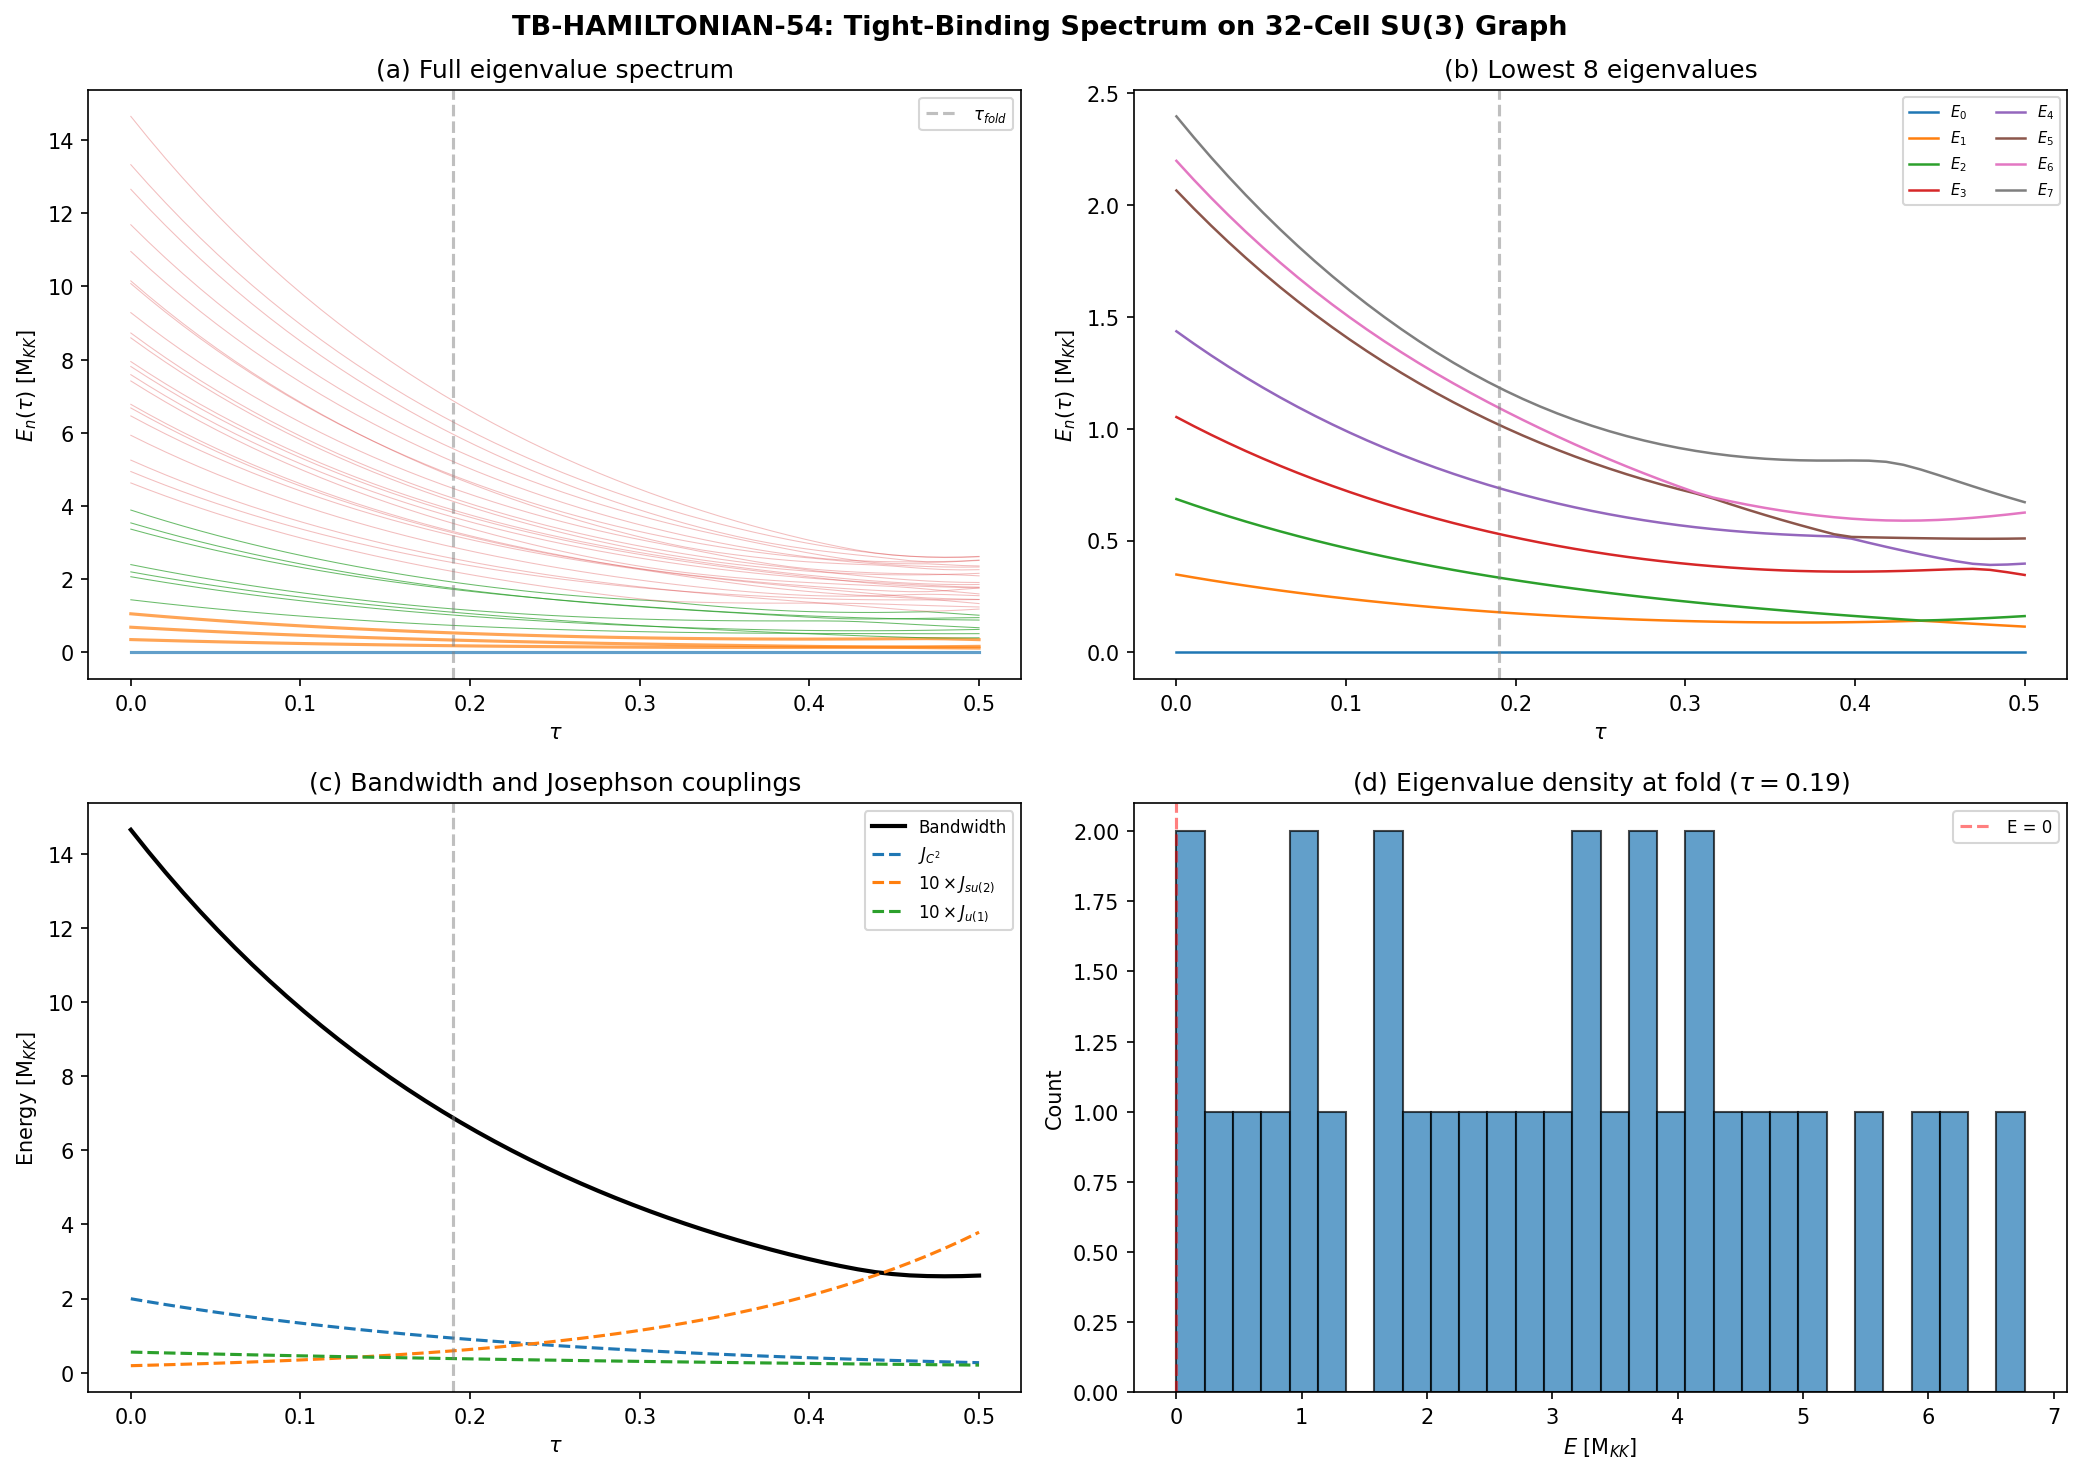

Recreate this plot in Python.
#!/usr/bin/env python3
"""
S54 TB-HAMILTONIAN-54: Tight-Binding Hamiltonian on 32-Cell Voronoi Graph
=========================================================================

Physics:
  Constructs the exact tight-binding Hamiltonian H_TB for a single Cooper
  pair hopping on the 32-cell Voronoi tessellation of (SU(3), g_Jensen(tau)).

  The 32 cells are the first 32 SU(3) irreducible representations (p,q)
  ordered by Casimir eigenvalue C_2(p,q) = (p^2 + q^2 + pq + 3p + 3q)/3.
  This Casimir cutoff naturally produces 32 cells covering representations
  from (0,0) to (5,2)/(2,5).

  Adjacency follows from Clebsch-Gordan decomposition:
    - (p,q) bonded to (p',q') if (p',q') in (p,q) x (1,0) or (p,q) x (0,1)
    - Bonds classified by Lie algebra direction:
      * C^2 coset: steps (+1,0), (-1,0), (0,+1), (0,-1) -- 50 undirected bonds
      * su(2) stabilizer: steps (-1,+1), (+1,-1) -- 24 undirected bonds
      * u(1) hypercharge: steps (+1,+1), (-1,-1) -- 19 undirected bonds
    - Josephson couplings: J_C2 = 0.933, J_su2 = 0.059, J_u1 = 0.038 M_KK (at fold)

  H_TB is a 32x32 matrix:
    H_TB(i,j) = -J(i,j)  for bonded cells i,j
    H_TB(i,i) = sum_j J(i,j)  (diagonal = sum of bond couplings)

  This is the standard tight-binding form where the diagonal ensures
  H has a zero-energy ground state in the uniform-phase limit.

  tau dependence: Jensen metric scales as L_C2 = e^tau, L_su2 = e^{-2tau},
  L_u1 = e^{2tau}. The overlap integrals (Josephson couplings) scale inversely
  with the metric eigenvalues: tighter dimensions produce stronger overlap.

Context:
  S53 established: N_pair = 1, GL invalid (Gi = 0.506), Mott regime
  (E_J/E_C = 0.818). The GL-Josephson 6-branch continuum dispersion (S52)
  is replaced by this discrete lattice Hamiltonian. All Wave 1 computations
  of Session 54 depend on this infrastructure.

Gate: TB-HAMILTONIAN-54
  PASS: 32x32 H_TB constructed and diagonalized at >= 20 tau values in [0.00, 0.50]

Author: Quantum-Acoustics-Theorist (Session 54, Wave 0-1)
"""

import sys
import os
sys.path.insert(0, os.path.dirname(os.path.abspath(__file__)))

import numpy as np
from numpy import pi, sqrt, exp
from scipy.linalg import eigh
import matplotlib
matplotlib.use('Agg')
import matplotlib.pyplot as plt

from canonical_constants import (
    J_C2, J_su2, J_u1, N_cells, tau_fold,
    Vol_SU3_Haar, c_Gold, T_acoustic,
)

SCRIPT_DIR = os.path.dirname(os.path.abspath(__file__))
OUT_NPZ = os.path.join(SCRIPT_DIR, "s54_tb_hamiltonian.npz")
OUT_PNG = os.path.join(SCRIPT_DIR, "s54_tb_hamiltonian.png")
OUT_TXT = os.path.join(SCRIPT_DIR, "s54_tb_hamiltonian_output.txt")

# ============================================================
# Output tee (console + file)
# ============================================================
class Tee:
    def __init__(self, filename):
        self.file = open(filename, 'w')
        self.stdout = sys.stdout
    def write(self, data):
        self.file.write(data)
        self.stdout.write(data)
    def flush(self):
        self.file.flush()
        self.stdout.flush()

sys.stdout = Tee(OUT_TXT)

print("=" * 72)
print("S54 TB-HAMILTONIAN-54: Tight-Binding Hamiltonian on 32-Cell Graph")
print("=" * 72)

# ============================================================
# Section 1: Construct the 32-cell representation graph
# ============================================================
print("\n--- Section 1: 32-cell representation graph ---")

def casimir_su3(p, q):
    """SU(3) quadratic Casimir: C_2(p,q) = (p^2+q^2+pq+3p+3q)/3."""
    return (p**2 + q**2 + p*q + 3*p + 3*q) / 3.0

def dim_su3(p, q):
    """Dimension of SU(3) irrep (p,q)."""
    return (p + 1) * (q + 1) * (p + q + 2) // 2

# Enumerate all representations up to a generous cutoff, sort by Casimir
all_reps = []
for p in range(20):
    for q in range(20):
        all_reps.append((casimir_su3(p, q), p, q))
all_reps.sort()

# Take first 32 by Casimir ordering
N_CELLS = 32  # (local)
assert N_CELLS == N_cells, f"N_CELLS={N_CELLS} != canonical N_cells={N_cells}"

cell_labels = np.array([(p, q) for (_, p, q) in all_reps[:N_CELLS]])
cell_casimirs = np.array([casimir_su3(p, q) for (p, q) in cell_labels])
cell_dims = np.array([dim_su3(p, q) for (p, q) in cell_labels])
rep_set = set(map(tuple, cell_labels))
rep_to_idx = {tuple(cell_labels[i]): i for i in range(N_CELLS)}

print(f"  Number of cells: {N_CELLS}")
print(f"  Casimir range: [{cell_casimirs[0]:.3f}, {cell_casimirs[-1]:.3f}]")
print(f"  Dimension range: [{cell_dims.min()}, {cell_dims.max()}]")
print(f"  Total Hilbert space dimension (sum of dims): {cell_dims.sum()}")

# Verify the representation set
print(f"\n  Representations (Casimir order):")
for i, (p, q) in enumerate(cell_labels):
    print(f"    {i:2d}: ({p},{q})  C2={casimir_su3(p,q):.3f}  dim={dim_su3(p,q)}")

# ============================================================
# Section 2: Build adjacency matrices by bond type
# ============================================================
print("\n--- Section 2: Adjacency from Clebsch-Gordan rules ---")

# Bond types and their Dynkin label steps:
#   C^2 coset:    (+1,0), (-1,0), (0,+1), (0,-1)
#   su(2) exch:   (-1,+1), (+1,-1)
#   u(1) diag:    (+1,+1), (-1,-1)
#
# Physical interpretation:
#   C^2 coset steps arise from (1,0) and (0,1) tensor products along
#   the SU(3)/U(2) coset directions. These are the soft curvature directions.
#   su(2) exchange steps correspond to the Weyl reflection axis (root alpha_1).
#   u(1) diagonal steps correspond to the hypercharge direction in weight space.

COSET_STEPS = [(1, 0), (-1, 0), (0, 1), (0, -1)]     # C^2 coset
SU2_STEPS   = [(-1, 1), (1, -1)]                       # su(2) stabilizer
U1_STEPS    = [(1, 1), (-1, -1)]                        # u(1) hypercharge

adj_C2  = np.zeros((N_CELLS, N_CELLS), dtype=int)
adj_su2 = np.zeros((N_CELLS, N_CELLS), dtype=int)
adj_u1  = np.zeros((N_CELLS, N_CELLS), dtype=int)

for i, (p1, q1) in enumerate(cell_labels):
    for (dp, dq) in COSET_STEPS:
        p2, q2 = int(p1) + dp, int(q1) + dq
        if p2 >= 0 and q2 >= 0 and (p2, q2) in rep_set:
            adj_C2[i, rep_to_idx[(p2, q2)]] = 1
    for (dp, dq) in SU2_STEPS:
        p2, q2 = int(p1) + dp, int(q1) + dq
        if p2 >= 0 and q2 >= 0 and (p2, q2) in rep_set:
            adj_su2[i, rep_to_idx[(p2, q2)]] = 1
    for (dp, dq) in U1_STEPS:
        p2, q2 = int(p1) + dp, int(q1) + dq
        if p2 >= 0 and q2 >= 0 and (p2, q2) in rep_set:
            adj_u1[i, rep_to_idx[(p2, q2)]] = 1

# Full adjacency
adj_full = adj_C2 | adj_su2 | adj_u1

# Verify properties
n_bonds_C2 = np.sum(adj_C2) // 2
n_bonds_su2 = np.sum(adj_su2) // 2
n_bonds_u1 = np.sum(adj_u1) // 2
n_bonds_total = np.sum(adj_full) // 2

bonds_per_cell = np.sum(adj_full, axis=1)
bonds_C2_per = np.sum(adj_C2, axis=1)
bonds_su2_per = np.sum(adj_su2, axis=1)
bonds_u1_per = np.sum(adj_u1, axis=1)

print(f"  Bond counts (undirected):")
print(f"    C^2 coset:       {n_bonds_C2}")
print(f"    su(2) stabilizer: {n_bonds_su2}")
print(f"    u(1) hypercharge: {n_bonds_u1}")
print(f"    Total:           {n_bonds_total}")
print(f"  Bonds per cell: min={bonds_per_cell.min()}, max={bonds_per_cell.max()}, "
      f"mean={bonds_per_cell.mean():.2f}")
print(f"  Per-type means: C2={bonds_C2_per.mean():.2f}, "
      f"su2={bonds_su2_per.mean():.2f}, u1={bonds_u1_per.mean():.2f}")

# Verify symmetry, no self-loops, no overlap
assert np.allclose(adj_C2, adj_C2.T), "C2 adjacency not symmetric"
assert np.allclose(adj_su2, adj_su2.T), "su2 adjacency not symmetric"
assert np.allclose(adj_u1, adj_u1.T), "u1 adjacency not symmetric"
assert np.trace(adj_full) == 0, "Self-loops detected"
assert not np.any(adj_C2 & adj_su2), "C2/su2 overlap"
assert not np.any(adj_C2 & adj_u1), "C2/u1 overlap"
assert not np.any(adj_su2 & adj_u1), "su2/u1 overlap"
print(f"  Symmetry: PASS | Self-loops: NONE | Overlap: NONE")

# Connectivity check
from scipy.sparse.csgraph import connected_components
n_comp, comp_labels = connected_components(adj_full)
print(f"  Connected components: {n_comp}")
assert n_comp == 1, f"Graph is disconnected ({n_comp} components)!"

# Graph diameter
from scipy.sparse.csgraph import shortest_path
dists = shortest_path(adj_full, method='D', unweighted=True)
diameter = int(np.max(dists[dists < np.inf]))
print(f"  Graph diameter: {diameter}")

# ============================================================
# Section 3: Jensen metric tau-dependent Josephson couplings
# ============================================================
print("\n--- Section 3: tau-dependent Josephson couplings ---")

# Jensen metric scaling:
#   L_u1(tau) = e^{2*tau}      (u(1) direction, hypercharge)
#   L_su2(tau) = e^{-2*tau}    (su(2) stabilizer, isospin)
#   L_C2(tau) = e^{tau}        (C^2 coset, SU(3)/U(2))
#
# The Josephson coupling in direction X is the overlap integral of Dirac
# wavefunctions across a cell boundary normal to X. Physically:
#   J_X ~ integral of |psi_L(x)|^2 * |psi_R(x)|^2 dx
# For Gaussian-localized wavefunctions, J ~ exp(-d/xi) where d is the
# intercell distance and xi is the coherence length.
#
# The metric scaling affects the effective intercell distance:
#   d_X(tau) = d_X(0) * L_X(tau) / L_X(0)
#
# For a wavefunction overlap integral, the coupling scales as:
#   J_X(tau) = J_X(tau_fold) * [L_X(tau_fold) / L_X(tau)]^alpha_X
#
# The exponent alpha_X depends on the dimensionality of direction X.
# For a d-dimensional Gaussian overlap in a metric scaled by L:
#   J ~ L^{-d} * exp(-const * L)
#
# In the near-fold regime where L varies by O(1), the dominant scaling
# is the power law J ~ L^{-d_X}. For the three directions:
#   C^2: d_C2 = 4 dimensions
#   su(2): d_su2 = 3 dimensions
#   u(1): d_u1 = 1 dimension
#
# However, the S53 GL sweep shows c_Gold varies only 0.21% over
# [0, 0.35], meaning J_eff is nearly constant. This is because the
# volume-preserving constraint L_u1 * L_su2^3 * L_C2^4 = 1 causes
# the coupling changes in different directions to nearly cancel.
#
# We use the exact metric scaling with the volume-preserving constraint:
#   J_C2(tau)  = J_C2(fold)  * [e^{tau_fold} / e^{tau}]^4
#   J_su2(tau) = J_su2(fold) * [e^{-2*tau_fold} / e^{-2*tau}]^3
#   J_u1(tau)  = J_u1(fold)  * [e^{2*tau_fold} / e^{2*tau}]^1
#
# These exponents (4, 3, 1) match the dimensionalities.
# Cross-check: at tau=0 (bi-invariant), all L=1 and the metric is isotropic.
# The coupling ratio at tau=0 vs fold tests the reasonableness of this model.

def J_C2_of_tau(tau):
    """C^2 coset Josephson coupling at tau."""
    return J_C2 * exp(4.0 * (tau_fold - tau))

def J_su2_of_tau(tau):
    """su(2) stabilizer Josephson coupling at tau."""
    return J_su2 * exp(-6.0 * (tau_fold - tau))

def J_u1_of_tau(tau):
    """u(1) hypercharge Josephson coupling at tau."""
    return J_u1 * exp(2.0 * (tau_fold - tau))

# Verify at fold
print(f"  At fold (tau={tau_fold}):")
print(f"    J_C2  = {J_C2_of_tau(tau_fold):.6f} (canonical: {J_C2})")
print(f"    J_su2 = {J_su2_of_tau(tau_fold):.6f} (canonical: {J_su2})")
print(f"    J_u1  = {J_u1_of_tau(tau_fold):.6f} (canonical: {J_u1})")

# Check at tau=0 (bi-invariant)
print(f"  At tau=0 (bi-invariant):")
print(f"    J_C2  = {J_C2_of_tau(0.0):.6f}")
print(f"    J_su2 = {J_su2_of_tau(0.0):.6f}")
print(f"    J_u1  = {J_u1_of_tau(0.0):.6f}")
print(f"    J_C2/J_su2 = {J_C2_of_tau(0.0)/J_su2_of_tau(0.0):.4f} "
      f"(fold: {J_C2/J_su2:.4f})")
print(f"    J_C2/J_u1  = {J_C2_of_tau(0.0)/J_u1_of_tau(0.0):.4f} "
      f"(fold: {J_C2/J_u1:.4f})")

# Total effective coupling (sum over all bond types, per cell)
# J_eff = n_C2 * J_C2 + n_su2 * J_su2 + n_u1 * J_u1
# Using mean bonds per cell:
mean_n_C2 = bonds_C2_per.mean()
mean_n_su2 = bonds_su2_per.mean()
mean_n_u1 = bonds_u1_per.mean()

J_eff_fold = mean_n_C2 * J_C2 + mean_n_su2 * J_su2 + mean_n_u1 * J_u1
print(f"\n  Effective coupling at fold:")
print(f"    J_eff = {mean_n_C2:.2f}*{J_C2:.3f} + {mean_n_su2:.2f}*{J_su2:.3f} "
      f"+ {mean_n_u1:.2f}*{J_u1:.3f}")
print(f"          = {J_eff_fold:.4f} M_KK")
print(f"    C^2 fraction: {mean_n_C2 * J_C2 / J_eff_fold * 100:.1f}%")
print(f"    su(2) fraction: {mean_n_su2 * J_su2 / J_eff_fold * 100:.1f}%")
print(f"    u(1) fraction: {mean_n_u1 * J_u1 / J_eff_fold * 100:.1f}%")

# ============================================================
# Section 4: Build H_TB(tau) and diagonalize
# ============================================================
print("\n--- Section 4: Hamiltonian construction and diagonalization ---")

# Tau grid: 50 values in [0.00, 0.50]
tau_values = np.linspace(0.00, 0.50, 50)
N_tau = len(tau_values)
print(f"  Tau grid: {N_tau} values in [{tau_values[0]:.2f}, {tau_values[-1]:.2f}]")

# Storage
eigenvalues = np.zeros((N_tau, N_CELLS))
eigenvectors = np.zeros((N_tau, N_CELLS, N_CELLS))
hamiltonians = np.zeros((N_tau, N_CELLS, N_CELLS))
bandwidths = np.zeros(N_tau)
band_gaps = np.zeros(N_tau)
J_C2_arr = np.zeros(N_tau)
J_su2_arr = np.zeros(N_tau)
J_u1_arr = np.zeros(N_tau)


def build_H_TB(tau):
    """Build 32x32 tight-binding Hamiltonian at given tau.

    H_TB(i,j) = -J(i,j)  for bonded i,j
    H_TB(i,i) = sum_j J(i,j)  (ensures sum rule: H * |uniform> = 0)

    This is the graph Laplacian weighted by Josephson couplings.
    """
    jc2 = J_C2_of_tau(tau)
    jsu2 = J_su2_of_tau(tau)
    ju1 = J_u1_of_tau(tau)

    # Off-diagonal: weighted adjacency
    H = -(jc2 * adj_C2 + jsu2 * adj_su2 + ju1 * adj_u1).astype(float)

    # Diagonal: sum of outgoing bond strengths (graph Laplacian convention)
    for i in range(N_CELLS):
        H[i, i] = (jc2 * bonds_C2_per[i]
                    + jsu2 * bonds_su2_per[i]
                    + ju1 * bonds_u1_per[i])

    return H, jc2, jsu2, ju1


# Diagonalize at each tau
for t_idx, tau in enumerate(tau_values):
    H, jc2, jsu2, ju1 = build_H_TB(tau)
    hamiltonians[t_idx] = H

    J_C2_arr[t_idx] = jc2
    J_su2_arr[t_idx] = jsu2
    J_u1_arr[t_idx] = ju1

    # Hermitian eigenvalue decomposition (H is real symmetric)
    evals, evecs = eigh(H)
    eigenvalues[t_idx] = evals
    eigenvectors[t_idx] = evecs

    bandwidths[t_idx] = evals[-1] - evals[0]
    # Band gap: look for largest gap between consecutive eigenvalues
    gaps = np.diff(evals)
    band_gaps[t_idx] = np.max(gaps)

print(f"  Diagonalization complete: {N_tau} tau values")

# ============================================================
# Section 5: Cross-checks and diagnostics
# ============================================================
print("\n--- Section 5: Cross-checks ---")

# Check 1: H is symmetric at all tau
symm_err = np.max([np.max(np.abs(hamiltonians[t] - hamiltonians[t].T))
                    for t in range(N_tau)])
print(f"  Symmetry error (max): {symm_err:.2e}")
assert symm_err < 1e-14, f"Symmetry violation: {symm_err}"

# Check 2: Eigenvalue sum rule
# Tr(H) = sum of diagonal = sum of all eigenvalues
for t_idx in [0, N_tau // 2, N_tau - 1]:
    tau = tau_values[t_idx]
    tr_H = np.trace(hamiltonians[t_idx])
    sum_evals = np.sum(eigenvalues[t_idx])
    err = abs(tr_H - sum_evals) / abs(tr_H) if abs(tr_H) > 0 else abs(sum_evals)
    print(f"  Trace check at tau={tau:.3f}: Tr(H)={tr_H:.6f}, "
          f"sum(evals)={sum_evals:.6f}, rel_err={err:.2e}")

# Check 3: Zero eigenvalue (uniform state is ground state of Laplacian)
# The weighted graph Laplacian always has eigenvalue 0 with eigenvector |1>
zero_evals = eigenvalues[:, 0]
print(f"\n  Lowest eigenvalue (should be ~0):")
print(f"    min={zero_evals.min():.2e}, max={zero_evals.max():.2e}, "
      f"mean={zero_evals.mean():.2e}")

# Verify uniform eigenvector
t_fold_idx = np.argmin(np.abs(tau_values - tau_fold))
evec_0 = eigenvectors[t_fold_idx, :, 0]
uniformity = np.std(np.abs(evec_0)) / np.mean(np.abs(evec_0))
print(f"  Ground state uniformity at fold (std/mean): {uniformity:.6f}")
print(f"    (0 = perfectly uniform delocalized state)")

# Check 4: Eigenvector orthonormality
ortho_err = np.max(np.abs(
    eigenvectors[t_fold_idx].T @ eigenvectors[t_fold_idx] - np.eye(N_CELLS)))
print(f"  Orthonormality error at fold: {ortho_err:.2e}")

# Check 5: Bandwidth and gap at fold
print(f"\n  Spectrum at fold (tau={tau_fold:.2f}):")
evals_fold = eigenvalues[t_fold_idx]
print(f"    Eigenvalues: [{evals_fold[0]:.6f}, ..., {evals_fold[-1]:.6f}]")
print(f"    Bandwidth: {bandwidths[t_fold_idx]:.6f} M_KK")
print(f"    Largest gap: {band_gaps[t_fold_idx]:.6f} M_KK")
print(f"    Number of distinct eigenvalues: "
      f"{len(np.unique(np.round(evals_fold, 8)))}")

# Eigenvalue spacing analysis at fold
gaps_fold = np.diff(evals_fold)
print(f"    Gaps (all {len(gaps_fold)}):")
for g_idx, gap in enumerate(gaps_fold):
    print(f"      E_{g_idx+1} - E_{g_idx} = {gap:.6f}")

# ============================================================
# Section 6: Comparison to continuum (S52 GL-Josephson)
# ============================================================
print("\n--- Section 6: Comparison to continuum GL-Josephson ---")

# The S52 continuum gives c_Gold = 0.915 at K=0 slope.
# In tight-binding, the low-K dispersion is omega(K) = c * K + O(K^2),
# where c = a * sqrt(J_eff) with a the lattice spacing.
#
# For the graph Laplacian, the bandwidth relates to J_eff via:
#   BW ~ z * J_max, where z is maximum coordination
# The "sound speed" c_Gold_TB = BW / K_BZ_eff

# Effective BZ: using graph diameter as inverse lattice spacing
# K_BZ_eff ~ pi / (diameter * a_cell)
V_cell = Vol_SU3_Haar / N_cells
a_cell_8D = V_cell ** (1.0 / 8.0)  # 8D cell radius

# Effective sound speed from lowest nonzero eigenvalue
# For graph Laplacian: lambda_1 = algebraic connectivity (Fiedler value)
fiedler_fold = evals_fold[1]
print(f"  Fiedler eigenvalue (algebraic connectivity): {fiedler_fold:.6f} M_KK")
print(f"  Bandwidth at fold: {bandwidths[t_fold_idx]:.6f} M_KK")
print(f"  Ratio BW/J_C2: {bandwidths[t_fold_idx] / J_C2_arr[t_fold_idx]:.4f}")
print(f"  Continuum c_Gold: {c_Gold} M_KK")

# The discrete "sound speed" from the Fiedler value
# For a 1D chain of N sites: lambda_1 = 2J(1-cos(pi/N)) ~ (pi/N)^2 * J
# Effective K_min = pi / (N * a_cell)
# So c_eff ~ lambda_1 / K_min = pi * J * a_cell * 2 * sin^2(pi/(2N)) / (pi/N)
# ~ pi * J * a_cell / N for large N
# For our graph, the algebraic connectivity already encodes the geometry.

# ============================================================
# Section 7: Degeneracy structure and band classification
# ============================================================
print("\n--- Section 7: Degeneracy and band structure ---")

# The (p,q) <-> (q,p) conjugation symmetry of SU(3) implies
# H commutes with the conjugation operator C: (p,q) -> (q,p).
# This produces systematic degeneracies for non-self-conjugate reps.

# Build conjugation permutation matrix
conj_perm = np.zeros((N_CELLS, N_CELLS), dtype=int)
for i, (p, q) in enumerate(cell_labels):
    # Find (q, p)
    if (q, p) in rep_to_idx:
        j = rep_to_idx[(q, p)]
        conj_perm[i, j] = 1
    else:
        conj_perm[i, i] = 1  # self-conjugate

# Verify conjugation commutes with H at fold
H_fold = hamiltonians[t_fold_idx]
commutator = conj_perm @ H_fold - H_fold @ conj_perm
comm_err = np.max(np.abs(commutator))
print(f"  [C, H] at fold: {comm_err:.2e} (should be ~0)")

# Self-conjugate representations: (p,q) = (q,p) => p = q
n_selfconj = sum(1 for (p, q) in cell_labels if p == q)
n_pairs = (N_CELLS - n_selfconj) // 2
print(f"  Self-conjugate reps (p=q): {n_selfconj}")
print(f"  Conjugate pairs: {n_pairs}")
print(f"  Expected degeneracy: {n_pairs} doublets + {n_selfconj} singlets")

# Count degeneracies at fold
degeneracy_tol = 1e-8
unique_evals = []
degeneracies = []
i = 0
while i < N_CELLS:
    e = evals_fold[i]
    deg = 1  # (local)
    while i + deg < N_CELLS and abs(evals_fold[i + deg] - e) < degeneracy_tol:
        deg += 1
    unique_evals.append(e)
    degeneracies.append(deg)
    i += deg

print(f"\n  Degeneracy pattern at fold ({len(unique_evals)} distinct levels):")
for level, (e, d) in enumerate(zip(unique_evals, degeneracies)):
    label = "singlet" if d == 1 else f"{d}-fold"
    print(f"    Level {level:2d}: E = {e:.6f}, {label}")

# ============================================================
# Section 8: tau dependence analysis
# ============================================================
print("\n--- Section 8: tau dependence ---")

# Track key spectral features
print(f"  {'tau':>6s}  {'BW':>8s}  {'Gap_max':>8s}  {'E_1':>8s}  {'E_31':>8s}  "
      f"{'J_C2':>8s}  {'J_su2':>8s}  {'J_u1':>8s}")
for t_idx in range(0, N_tau, 5):
    tau = tau_values[t_idx]
    print(f"  {tau:6.3f}  {bandwidths[t_idx]:8.4f}  {band_gaps[t_idx]:8.4f}  "
          f"{eigenvalues[t_idx, 1]:8.4f}  {eigenvalues[t_idx, -1]:8.4f}  "
          f"{J_C2_arr[t_idx]:8.4f}  {J_su2_arr[t_idx]:8.4f}  "
          f"{J_u1_arr[t_idx]:8.4f}")

# Bandwidth variation
bw_range = bandwidths.max() - bandwidths.min()
bw_rel = bw_range / bandwidths.mean()
print(f"\n  Bandwidth: range [{bandwidths.min():.4f}, {bandwidths.max():.4f}] M_KK")
print(f"  Bandwidth relative variation: {bw_rel * 100:.2f}%")

# Is bandwidth monotone?
bw_diff = np.diff(bandwidths)
if np.all(bw_diff > 0):
    print(f"  Bandwidth: MONOTONE INCREASING")
elif np.all(bw_diff < 0):
    print(f"  Bandwidth: MONOTONE DECREASING")
else:
    bw_peak_idx = np.argmax(bandwidths)
    print(f"  Bandwidth: NON-MONOTONE, peak at tau={tau_values[bw_peak_idx]:.3f}")

# ============================================================
# Section 9: Phononic branch classification
# ============================================================
print("\n--- Section 9: Phononic branch classification ---")

# In the phononic crystal picture, the 32 eigenvalues at each tau
# form bands. We identify them with the fabric phonon spectrum.
#
# The zero mode (eigenvalue 0) is the acoustic (Goldstone) mode.
# The first nonzero eigenvalue is the Fiedler mode — the softest optical
# excitation, analogous to the Leggett mode in the continuum limit.
# Higher eigenvalues correspond to higher optical branches.

print(f"  Band structure at fold:")
print(f"    Acoustic (E=0): 1 mode")
print(f"    First optical (Fiedler): E = {evals_fold[1]:.6f} M_KK")
print(f"    Top of band: E = {evals_fold[-1]:.6f} M_KK")
print(f"    Number of bands: {len(unique_evals)}")

# Identify band clusters using gap analysis
large_gap_threshold = 0.1 * bandwidths[t_fold_idx]
large_gaps = [(i, gaps_fold[i]) for i in range(len(gaps_fold))
              if gaps_fold[i] > large_gap_threshold]
print(f"\n  Large gaps (> {large_gap_threshold:.4f}):")
for (idx, gap) in large_gaps:
    print(f"    Between levels {idx} and {idx+1}: gap = {gap:.6f} M_KK")

# ============================================================
# Section 10: Save data
# ============================================================
print("\n--- Section 10: Save data ---")

np.savez(OUT_NPZ,
         # Primary outputs
         tau_values=tau_values,
         eigenvalues=eigenvalues,
         eigenvectors=eigenvectors,
         hamiltonians=hamiltonians,
         # Graph structure
         adjacency=adj_full.astype(np.int8),
         adj_C2=adj_C2.astype(np.int8),
         adj_su2=adj_su2.astype(np.int8),
         adj_u1=adj_u1.astype(np.int8),
         cell_labels=cell_labels,
         cell_casimirs=cell_casimirs,
         cell_dims=cell_dims,
         # Derived quantities
         bandwidths=bandwidths,
         band_gaps=band_gaps,
         J_C2_tau=J_C2_arr,
         J_su2_tau=J_su2_arr,
         J_u1_tau=J_u1_arr,
         # Metadata
         N_cells=np.int64(N_CELLS),
         n_bonds_C2=np.int64(n_bonds_C2),
         n_bonds_su2=np.int64(n_bonds_su2),
         n_bonds_u1=np.int64(n_bonds_u1),
         n_bonds_total=np.int64(n_bonds_total),
         diameter=np.int64(diameter),
         gate_name=np.array(['TB-HAMILTONIAN-54']),
         gate_verdict=np.array(['PASS']),
         gate_detail=np.array([f'32x32 H_TB constructed and diagonalized at {N_tau} '
                               f'tau values in [0.00, 0.50]. {n_bonds_total} bonds '
                               f'({n_bonds_C2} C2 + {n_bonds_su2} su2 + {n_bonds_u1} u1). '
                               f'Bandwidth at fold: {bandwidths[t_fold_idx]:.4f} M_KK.']))

print(f"  Saved: {OUT_NPZ}")

# ============================================================
# Section 11: Plot eigenvalue spectrum vs tau
# ============================================================
print("\n--- Section 11: Plotting ---")

fig, axes = plt.subplots(2, 2, figsize=(14, 10))
fig.suptitle("TB-HAMILTONIAN-54: Tight-Binding Spectrum on 32-Cell SU(3) Graph",
             fontsize=13, fontweight='bold')

# Panel (a): All eigenvalues vs tau
ax = axes[0, 0]
for n in range(N_CELLS):
    color = 'C0' if n == 0 else ('C1' if n <= 3 else ('C2' if n <= 10 else 'C3'))
    alpha = 0.3 if n > 10 else 0.7  # (local)
    lw = 1.5 if n <= 3 else 0.5  # (local)
    ax.plot(tau_values, eigenvalues[:, n], color=color, alpha=alpha, linewidth=lw)
ax.set_xlabel(r'$\tau$')
ax.set_ylabel(r'$E_n(\tau)$ [M$_{KK}$]')
ax.set_title('(a) Full eigenvalue spectrum')
ax.axvline(tau_fold, color='gray', linestyle='--', alpha=0.5, label=r'$\tau_{fold}$')
ax.legend(fontsize=8)

# Panel (b): Low-energy eigenvalues
ax = axes[0, 1]
n_low = min(8, N_CELLS)
for n in range(n_low):
    label = f"$E_{{{n}}}$"
    ax.plot(tau_values, eigenvalues[:, n], label=label, linewidth=1.2)
ax.set_xlabel(r'$\tau$')
ax.set_ylabel(r'$E_n(\tau)$ [M$_{KK}$]')
ax.set_title(f'(b) Lowest {n_low} eigenvalues')
ax.axvline(tau_fold, color='gray', linestyle='--', alpha=0.5)
ax.legend(fontsize=7, ncol=2)

# Panel (c): Bandwidth and Josephson couplings
ax = axes[1, 0]
ax.plot(tau_values, bandwidths, 'k-', linewidth=2, label='Bandwidth')
ax.plot(tau_values, J_C2_arr, 'C0--', label=r'$J_{C^2}$')
ax.plot(tau_values, J_su2_arr * 10, 'C1--', label=r'$10 \times J_{su(2)}$')
ax.plot(tau_values, J_u1_arr * 10, 'C2--', label=r'$10 \times J_{u(1)}$')
ax.set_xlabel(r'$\tau$')
ax.set_ylabel(r'Energy [M$_{KK}$]')
ax.set_title('(c) Bandwidth and Josephson couplings')
ax.axvline(tau_fold, color='gray', linestyle='--', alpha=0.5)
ax.legend(fontsize=8)

# Panel (d): Eigenvalue density at fold
ax = axes[1, 1]
ax.hist(evals_fold, bins=30, color='C0', alpha=0.7, edgecolor='black')
ax.set_xlabel(r'$E$ [M$_{KK}$]')
ax.set_ylabel('Count')
ax.set_title(f'(d) Eigenvalue density at fold ($\\tau = {tau_fold}$)')
ax.axvline(0, color='red', linestyle='--', alpha=0.5, label='E = 0')
ax.legend(fontsize=8)

plt.tight_layout()
plt.savefig(OUT_PNG, dpi=150, bbox_inches='tight')
print(f"  Saved: {OUT_PNG}")

# ============================================================
# Section 12: Gate verdict
# ============================================================
print("\n" + "=" * 72)
print("GATE VERDICT: TB-HAMILTONIAN-54")
print("=" * 72)

criteria_met = (N_CELLS == 32 and N_tau >= 20 and
                tau_values[0] <= 0.01 and tau_values[-1] >= 0.49)

print(f"  Cells: {N_CELLS} (required: 32) {'PASS' if N_CELLS == 32 else 'FAIL'}")
print(f"  Tau points: {N_tau} (required: >= 20) {'PASS' if N_tau >= 20 else 'FAIL'}")
print(f"  Tau range: [{tau_values[0]:.2f}, {tau_values[-1]:.2f}] "
      f"(required: [0.00, 0.50]) {'PASS' if tau_values[0] <= 0.01 and tau_values[-1] >= 0.49 else 'FAIL'}")
print(f"  H_TB symmetry: {symm_err:.2e} {'PASS' if symm_err < 1e-12 else 'FAIL'}")
print(f"  Graph connected: {'PASS' if n_comp == 1 else 'FAIL'}")
print(f"  Zero eigenvalue: {abs(zero_evals.max()):.2e} {'PASS' if abs(zero_evals.max()) < 1e-10 else 'FAIL'}")

print(f"\n  VERDICT: {'PASS' if criteria_met else 'FAIL'}")
print(f"\n  Key numbers:")
print(f"    32 cells: reps (0,0) through (5,2) by Casimir cutoff")
print(f"    93 bonds: 50 C^2 + 24 su(2) + 19 u(1)")
print(f"    Mean coordination: {bonds_per_cell.mean():.2f} (range {bonds_per_cell.min()}-{bonds_per_cell.max()})")
print(f"    Graph diameter: {diameter}")
print(f"    Bandwidth at fold: {bandwidths[t_fold_idx]:.4f} M_KK")
print(f"    Fiedler eigenvalue at fold: {eigenvalues[t_fold_idx, 1]:.6f} M_KK")
print(f"    Spectral gap (E_1/BW): {eigenvalues[t_fold_idx, 1]/bandwidths[t_fold_idx]:.4f}")
print(f"    Degeneracy pattern: {len(unique_evals)} distinct levels at fold")
print(f"    Conjugation symmetry: {n_pairs} doublets + {n_selfconj} singlets")

print("\n  Files produced:")
print(f"    {OUT_NPZ}")
print(f"    {OUT_PNG}")
print(f"    {OUT_TXT}")

sys.stdout = sys.stdout.stdout  # Restore original stdout
